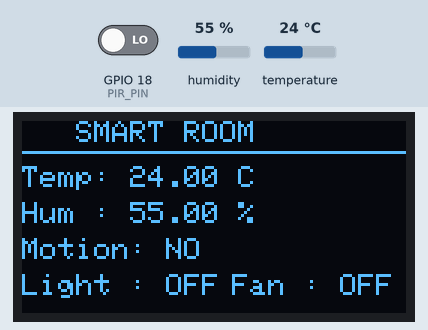
The sketch below on a simulated ESP32. On the bench: 128×64 one-colour display. The inputs (shaded band) are chosen by the test bench; at power-on: temperature 24 °C, GPIO 18 (PIR_PIN) LOW, humidity 55 %. What the sketch prints to the serial monitor is not drawn.

Above: at 4.6 s.
4.7 s: temperature set to 29.4 °C
At 8.2 s:
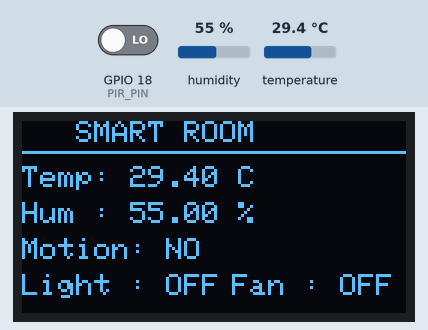
8.8 s: temperature set to 30.4 °C
At 14.2 s:
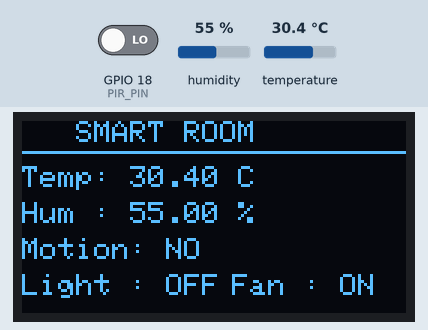
14.7 s: GPIO 18 (PIR_PIN) driven HIGH
At 16.6 s:
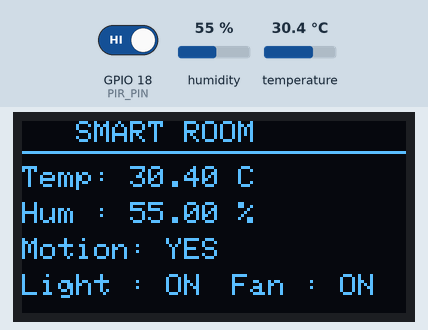
18.8 s: temperature set to 12 °C
At 22.6 s:
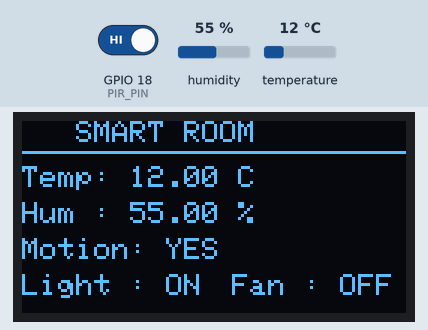
23.8 s: humidity set to 22 %
At 28.6 s:
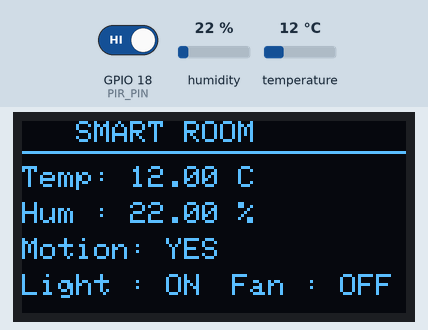
29.8 s: GPIO 18 (PIR_PIN) driven LOW
At 32.3 s:
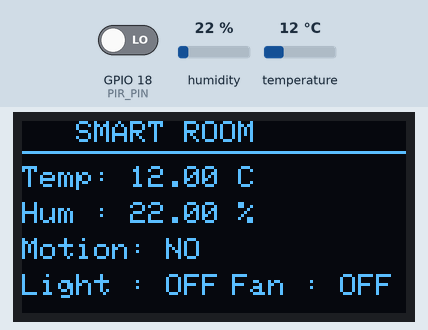
Timing chart, 0 to 33.8 s (numbered marks = the images above; inputs shaded):
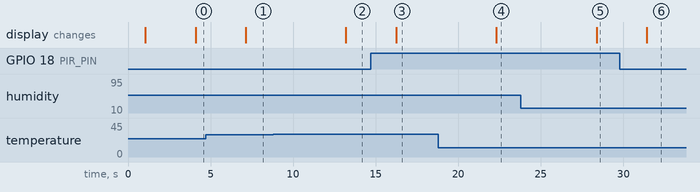

Measured:
- the behaviour switches between 30 and 30.1 °C on temperature (found by bisection; images 1 and 2)
- after the input at 4.7 s, the display: changes after 2.4 s (image 1)
- after the input at 8.8 s, the display: changes after 4.4 s (image 2)
- after the input at 14.7 s, the display: changes after 1.5 s (image 3)
- after the input at 18.8 s, the display: changes after 3.5 s (image 4)
- after the input at 23.8 s, the display: changes after 4.6 s (image 5)
- after the input at 29.8 s, the display: changes after 1.6 s (image 6)

The sketch:

smart_room_automation.ino
```cpp
#include "DHTesp.h"
#include <Wire.h>
#include <Adafruit_GFX.h>
#include <Adafruit_SSD1306.h>

#define DHTPIN 15
DHTesp dhtSensor;
#define SCREEN_WIDTH 128
#define SCREEN_HEIGHT 64
#define PIR_PIN 18
#define LED_PIN 23
#define FAN_LED 19

Adafruit_SSD1306 display(SCREEN_WIDTH, SCREEN_HEIGHT, &Wire, -1);


void setup() {
  Serial.begin(115200);
  delay(1000);
  Wire.begin(21,22);
  //Serial.println("HELLO");
  dhtSensor.setup(15, DHTesp::DHT22);

  if (!display.begin(SSD1306_SWITCHCAPVCC, 0x3C)) {
  Serial.println("OLED Failed");
  while (true);

  //pinMode(LED_PIN, OUTPUT);
  pinMode(23, OUTPUT);
  pinMode(19, OUTPUT);
}

display.clearDisplay();
display.setTextSize(2);
display.setTextColor(SSD1306_WHITE);
display.setCursor(8, 10);
display.println("SMART");
display.setCursor(15, 35);
display.println("ROOM");
display.display();

}

void loop() {

  //Serial.println("RUNNING");
  delay(1000);
  TempAndHumidity data = dhtSensor.getTempAndHumidity();

Serial.print("Temperature: ");
Serial.print(data.temperature);
Serial.println(" °C");

Serial.print("Humidity: ");
Serial.print(data.humidity);
Serial.println(" %");
  delay(2000);

  int motion = digitalRead(PIR_PIN);

  display.clearDisplay();

display.setTextSize(1);
display.setTextColor(SSD1306_WHITE);

display.setCursor(18,0);
display.println("SMART ROOM");

display.drawLine(0,10,128,10,SSD1306_WHITE);

display.setCursor(0,15);
display.print("Temp: ");
display.print(data.temperature);
display.println(" C");

display.setCursor(0,27);
display.print("Hum : ");
display.print(data.humidity);
display.println(" %");

display.setCursor(0,39);
display.print("Motion: ");
display.println(motion ? "YES" : "NO");

display.setCursor(0,51);
display.print("Light : ");
display.println(motion ? "ON" : "OFF");

display.setCursor(70, 51);
display.print("Fan : ");

if (data.temperature > 30) {
  display.println("ON");
} else {
  display.println("OFF");
}

display.display();

  Serial.print("Motion: ");
  Serial.println(motion);

//{
  //if (motion==HIGH) {
    //digitalWrite(23, HIGH);
   //Serial.println("LED ON");
   //}
  //else {
    //digitalWrite(23, LOW);
   //Serial.println("LED OFF");
//}

  //if (data.temperature > 30) {
    //digitalWrite(19, HIGH);
   //Serial.println("FAN ON");
   //}
  //else {
    //digitalWrite(19, LOW);
   //Serial.println("FAN OFF");
   //}
   //}
   }
```
